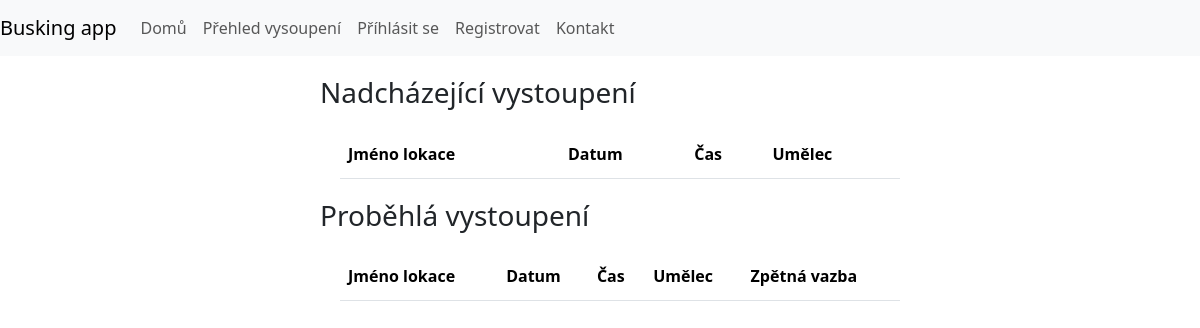
Before: /shows/ with the older database file.
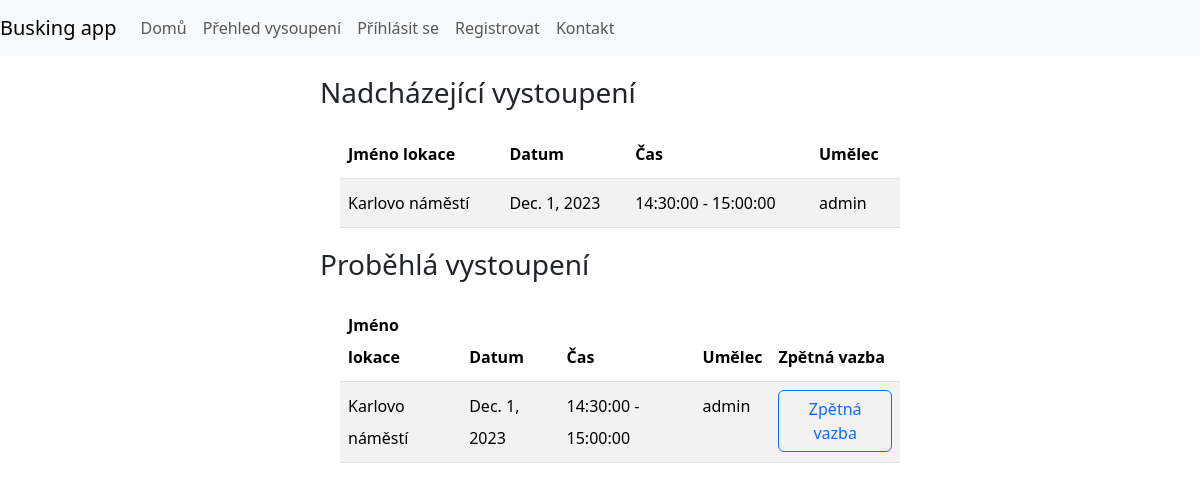
After: the same page with the newer database file.
### show/models.py (models this page shows, shortened)
class Show(models.Model):
    artist = models.ForeignKey(User, on_delete=models.CASCADE, null=True)
    spot = models.ForeignKey(Spot, on_delete=models.CASCADE)
    date = models.DateField(null=True)
    time = models.ForeignKey('TimeSlot', on_delete=models.CASCADE)

class Spot(models.Model):
    lan = models.FloatField()
    lon = models.FloatField()
    name = models.CharField(max_length=125, null=False, default='')
    description = models.TextField(null=True)
    allowedSlots = models.CharField(max_length=300, null=False, default='')
    created_by = models.ForeignKey(User, on_delete=models.SET_NULL, null=True)
    shows_future = models.ManyToManyField('Show', related_name='show_f')
    shows_past = models.ManyToManyField('Show', related_name='show_p')

class TimeSlot(models.Model):
    start = models.TimeField()
    end = models.TimeField()
    def __str__(self):
        return str(self.start) + ' - ' + str(self.end)

### show/views.py (the view, shortened to what this page needs)
# urls.py: path("shows/", showList, name="shows"),
def showList(request):
    shows = Show.objects.filter(artist__isnull=False)
    context= {
        'shows':shows
    }
    return render(request, 'show_list.html', context)

### templates/show_list.html (shortened to what this page needs)
{% include '_base.html' %}
{% load static %}
{% block content %}
<div class="container">
    <div id="timetable">
        <h3>Nadcházející vystoupení</h3>
        <table class="table table-striped table-hover">
            <thead>
                    <th>Jméno lokace</th>
                    <th>Datum</th>
                    <th>Čas</th>
                    <th>Umělec</th>
            </thead>
            <tbody>
                {% for show in shows %}<tr>
                    <td>{{show.spot.name}}</td>
                    <td>{{show.date}}</td>
                    <td>{{show.time}}</td>
                    <td>{{show.artist}}</td>
                </tr>{% endfor %}
            </tbody>
        </table>
        <h3>Proběhlá vystoupení</h3>
        <table class="table table-striped table-hover">
            <thead>
                    <th>Jméno lokace</th>
                    <th>Datum</th>
                    <th>Čas</th>
                    <th>Umělec</th>
                    <th>Zpětná vazba</th>
            </thead>
            <tbody>
                {% for show in shows %}<tr>
                    <td>{{show.spot.name}}</td>
                    <td>{{show.date}}</td>
                    <td>{{show.time}}</td>
                    <td>{{show.artist}}</td>
                    <td><button class="feedback btn btn-outline-primary" value="{{show.id}}" data-bs-toggle="modal" data-bs-target="#feedbackModal">Zpětná vazba</button></td>
                </tr>{% endfor %}
            </tbody>
        </table>
    </div>
</div>
{% endblock %}

Changed rows visible on the page:
added Show: spot.name "Karlovo náměstí", date "Dec. 1, 2023", time "14:30:00 - 15:00:00", artist "admin", {{ show.id }} 466 (drawn)
